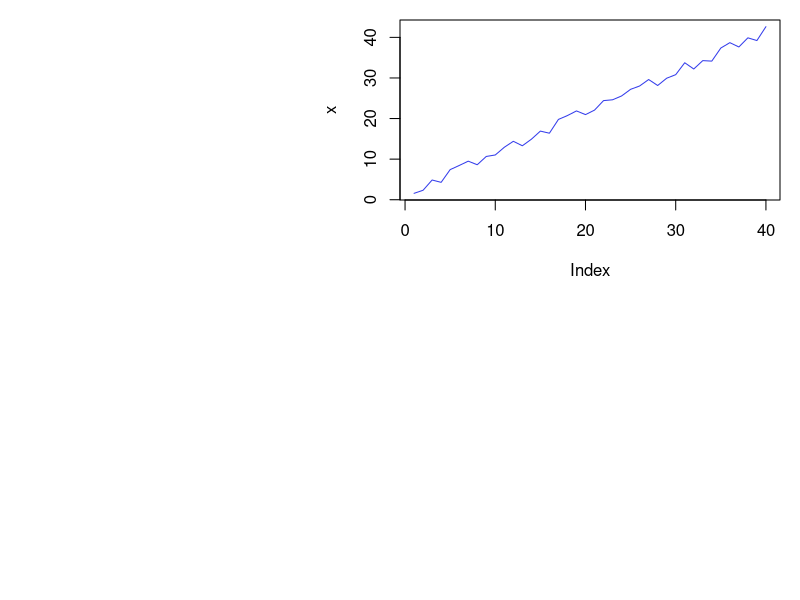
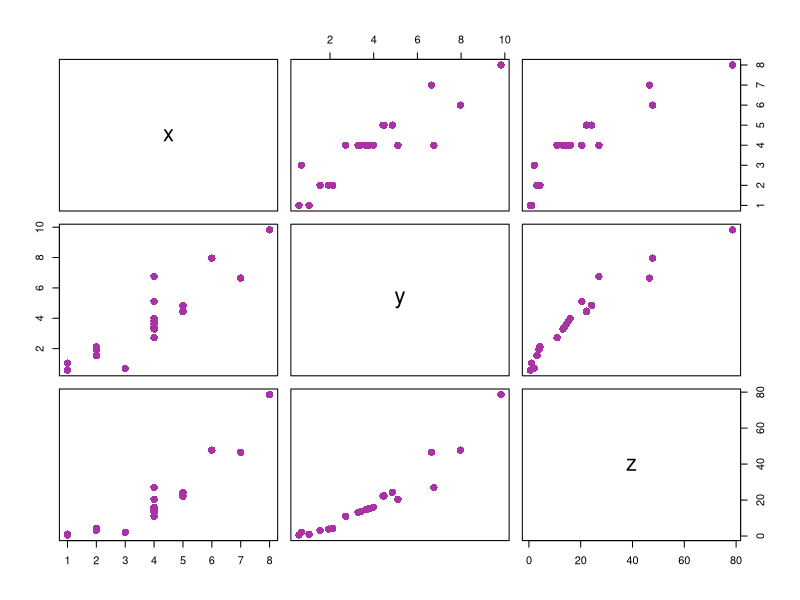

The R source for these figures, in order: (Note: this script raises an error after producing the figures.)

# S3 Class ##############################

# To create an object of this class we will create a list that will contain all class members. Then this
# list is passed to the class() method as an argument.
a <- list(name="Adam", Roll_no=15)
# Defining a class "Student"
class(a) <- "Student"
# Creation of object
a

# The generic functions are a good example of polymorphism. 
# To understand the concept of generic functions consider 
#the print() function. The print() function is a collection 
# of various print functions that are created for different
# data types and data structures in the R Programming 
# Language. It calls the appropriate function depending upon 
# the type of object passed as an argument

# Seeing different types of print function
methods(print)

# Now lets create generic function of our own
a = list(name="Adam", Roll_no=15)
class(a) = "Student"
print(a)
# Now lets print all our members in spacified format
print.Student <- function(obj){
  cat("name: ", obj$name, "\n")
  cat("Roll No: ", obj$Roll_no, "\n")
}
print(a)

# To view the S3 attributes
attributes(a)

# Add attributes
attr(a, "age") <- c(18)
attributes(a)


# Inheritance in S3 class
# Inheritance allows one class to derive the features and functionalities 
# of another class. The feature facilitates code resuability

# student function with argument
student <- function(n, r){
  value <- list(name=n, Roll_no=r)
  attr(value, "class") <- "student"
  value
}
print.student <- function(obj){
  cat("Name: ", obj$name, "\n")
  cat("Roll ", obj$Roll_no)
}
# inheritance is done while creating another class by doing class(obj) <- c(child, parent)
s <- list(name="Kesha", Roll_no=21, country="Bangladesh")
class(s) <- c("Student", "student")
s
# The following class overwrites the method for class student
print.student <- function(obj){
  cat(obj$name, "is from", obj$country, "\n")
}
s


# S4 class #####################
# S4 class has a predefined definition.
# this function contain auxiliary functions for defining methods and generics
# syntax: setClass("myClass", slots=list(name="character", Roll_no="numeric"))
# The new() function is used to create object of S4 class

setClass("Student", slots=list(name="character", Roll_no="numeric"))
a <- new("Student", name="Adam", Roll_no=20)
a

# Create S4 objects from generator function
# setClass() returns a generator function which helps in creating objects and it acts as a constructor
stud <- setClass("Student", slots=list(name="character", Roll_no="numeric"))
stud
stud(name="Adam", Roll_no=15)

# Inheritance in S4 class
# Define S4 class
setClass("student", 
         slots=list(name="character",
                    age="numeric", rno="numeric")
         )
# Define a function to display object details
setMethod("show", "student",
          function(obj){
            cat(obj@name, "\n")
            cat(obj@age, "\n")
            cat(obj@rno, "\n")
          })
# Inherit from student
setClass("InternationalStudent",
         slots=list(country="character"),
         contains="student")
# Rest of the attribute will inherited from student
s <- new("InternationalStudent", name="Adam",
         age=22, rno=15, country="Bangladesh")
show(s)


# Reference class ###################
# Reference class is an improvement over s4 class
library(methods)
# setRefClass returns a generator
movies <- setRefClass("movies", fields=list(
  name = "character", leadActor="character", rating="numeric"
))
movieList <- movies(name="Iron Man", leadActor="Robert downey Jr", rating = 7)
movieList


# Add method to our class
library(methods)
movies <- setRefClass("movies", fields=list(name="character", leadActor="character", 
                                            rating="numeric"), methods=list(
                                              increment_rating = function(){
                                                rating <<- rating + 1
                                              },
                                              decrement_rating = function(){
                                                rating <<- rating - 1
                                              }
                                            ))
movieList <- movies(name="Iron Man",
                    leadActor="Robert downey Jr", rating=7)
movieList$rating
movieList$increment_rating()
movieList$rating



# R objects ###################
# in R programming language there are 5 basic types of language

# 1: vectors
x <- c(1, 2, 3, 4, 5)
y <- c("a", "b", "c") 
z <- 5
print(class(x))
print(class(y))
print(class(z))

# 2: Lists
# List can contain heterogeneous data types such as vectors or another lists
ls <- list(c(1, 2, 3, 4), list("a", "b", "c"))
print(ls)
print(class(ls))

# 3: matrices
# 4: factors
# 5: Arrays
# 6: Data frames


# Encapsulation in R programming #############################################
# OOP has the following features:
    # Class
    # Object
    # Abstraction
    # Encapsulation
    # Polymorphism
    # Inheritnce

# While working with classes and dealing with sensitive data, implementing global variable to all the 
# variables used within the program code is not a good choice because then the chance of getting data
# tempered will increase. For this purpose OOP has the concept of Encapsulation. Encapsulation ensures
# the outside view of the object is clearly separated from the inside view of the object by hiding the
# implementation of operation and state from the interface which is available to all other objects

l <- list(name="GeeksForGeeks", state="Up", sector=136)
class(l) <- "info"
l

s <- list(country="Bangladesh", state="Sylhet", street_no.=110)
class(s) <- "address"
s



# Polymorphism ##################################
# R language is evolving and it implements parametric polymorphism, which means that methods in R refer
# to functions, not class.
plot
help("UseMethod")
methods(plot)
# X window system graphics
x11(width=15, height=13)
# The runif() function generates random deviates of the uniform distribution
x <- 3*runif(40) + (1:40)
par(mar=c(20, 20, 1, 1))
plot(x, type='l', col='#343deb')
z <- locator(1)

# Input is data frame
X11(width = 6, height = 6)
set.seed(280870)
x <- c(4, 3, 1, 2, 2, 4, 6, 4, 5, 5, 
       4, 4, 5, 4, 4, 8, 4, 1, 2, 7)
y <- x * rnorm(20, 1, 0.3)
z <- x * y
# Taking a data frame
df <- data.frame(x, y, z)
par(mar = c(0.1, 0.1, 0.1, 0.1))
# Using plot()
plot(df, col = '#a832a6', pch = 16, cex = 1.5)
z <- locator(1)

colors <- c("violet", "indigo", "blue", "green",
            "yellow", "orange", "red")
summary(colors)

state.region
# Provides summarised results under each region
summary(state.region) 
# As maxsum is given as 3, totally we should have 3 regions
# But here we have 4 regions and hence highest count region,
# next highest count region is displayed and the other 
# regions are clubbed under Other
summary(state.region, maxsum = 3)

# Creating generic method
display <- function(obj){
  UseMethod("print")
}
print.bank <- function(obj){
  cat("Name is ", obj$name, "\n")
  cat(obj$account_no, " is the Acc no of the holder", "\n")
  cat(obj$saving, " is the amount of saving in the account \n")
  cat(obj$withdrawn, " is the withdrawn amount\n")
}
x <- list(name="hasan", account_no=1234, saving=1500, withdraw=267)
class(x) <- "bank"
display <- function(obj){
  UseMethod("print")
}
display(x)




# Inheritance ###########################################
# Inheritance is one of the concept in OOP by which new classes can be derived from existing or base
# classes helping in re-usability of code.

# Inheritance in S3 class
student <- function(n, a, r){
  value <- list(name=n, age=a, rno=r)
  attr(value, "class") <- student
  value
}
print.student <- function(obj){
  cat(obj$name, "\n")
  cat(obj$age, "\n")
  cat(obj$rno, "\n")
}
s <- list(name="Kalam", age=21, rno=4, country="Bangladesh")
class(s) <- c("InternationalStudent", "student")
cat("The method print.student() is inherited:\n")
print(s)

# overwriting the print method
print.InternationalStudent <- function(obj){
  cat(obj$name, "is from", obj$country, "\n")
}
print(s)

#check inheritance
inherits(s, "student")


# Inheritance in S4 class
setClass("student", slots=list(
  name="character", age="numeric", rno="numeric"
))
setMethod("show", "student",
          function(obj){
            cat(obj@name, "\n")
            cat(obj@age, "\n")
            cat(obj@rno, "\n")
          })
#inherit from student
setClass("InternationalStudent", slots=list(country="character"), contains="student")

s <- new("InternationalStudent", name="Kalam", age=21, rno=96, country="Bangladesh")
show(s)


# Inheritance in Reference class
# Define class 
student <- setRefClass("student",        
                       fields = list(name = "character", 
                                     age = "numeric", rno = "numeric"), 
                       methods = list( 
                         inc_age <- function(x) { 
                           age <<- age + x 
                         }, 
                         dec_age <- function(x) { 
                           age <<- age - x 
                         } 
                       ) 
) 
# Inheriting from Reference class 
InternStudent <- setRefClass("InternStudent",  
                             fields = list(country = "character"),  
                             contains = "student", 
                             methods = list( 
                               dec_age <- function(x) { 
                                 if((age - x) < 0)  stop("Age cannot be negative") 
                                 age <<- age - x 
                               } 
                             )  
) 
# Create object 
s <- InternStudent(name = "Utkarsh", 
                   age = 21, rno = 96, country = "India") 
s$dec_age(5) 
s$age 

s$dec_age(20)  
s$age 




# Abstraction #############################
add_2 <- function(y){2+y}
add_2(1:10)

add_x <- function(x){
  function(y){ x+y }
}
add_2 <- add_x(2)
add_7 <- add_x(7)

for (i in 1:nboot){
  bootmeans[i] <- mean(sample(data, length(data), replace=TRUE))
}

make_container <- function(n){
  x <- numeric(n)
  i <- 1
  function(value=NULL){
    if(is.null(value)){
      return(x)
    }
    else{
      x[i] <<- value
      i <<- i+1
    }
  }
}
bootmeans <- make_container(nboot)
for(i in 1:nboot){
  bootmeans(mean(sample(data, length(data), replace=TRUE)))
}



# Looping over objects #################################
# One of the biggest issues with the "for" loop is its memeory consumption and its slowness in executing
# repetative task. And when its come to dealing with large data set and iterative over it, for loop 
# is not advised. R provides many alternatives to be applied to vectors for lopping operation that are
# pretty useful when working interactively on a command line. In this article we deal with apply()
# function and its vatiation: apply(), lapply(), sapply(), tapply(), mapply()

# apply():   Applies a function over the margins of an array or matrix
# lapply():  Apply a function over a list or vector 
# sapply():  Same as lapply() but with spacified result
# tapply():  Apply a function over a ragged array
# mapply():  Multivariate version of lapply()

# apply()
A = matrix(1:9, 3, 3)
print(A)
# Applying apply() over a row of matrix. Here margin 1 is for row
r = apply(A, 1, sum)
print(r)
# Applying apply() over a column of matrix. Here 2 is for column
c = apply(A, 2, sum)
print(c)

# lapply():
  # This function is used to apply a function over a list. It always return a list of the same length as
  # the input list
A = matrix(1:9, 3, 3)
B = matrix(10:18, 3, 3)
myList = list(A, B)
determinant = lapply(myList, det)
print(determinant)

# sapply()
# sapply(): This function is used to simplify the result of lapply(), if possible. Unlike lapply(), 
# the result is not always a list. The output varies in the following ways:-
  # If output is a list containing elements having length 1, then a vector is returned.
  # If output is a list where all the elements are vectors of same length(>1), then a matrix is returned.
  # If output contains elements which cannot be simplified or elements of different types, a list 
  # is returned.
A = list(a=1:5, b=6:10)
means = sapply(A, mean)
print(means)

# tapply():
  # This function is used to apply a function over a subset of vectors given by a combination of factors.
Id = c(1, 1, 1, 1, 2, 2, 2, 3, 3)
val = c(1, 2, 3, 4, 5, 6, 7, 8, 9)
result = tapply(val, Id, sum)
print(result)

# mapply():
  # It's a multivariate version of lapply(). This function can be used over several list simultaneously.
A = list(c(1, 2, 3, 4))
B = list(c(2, 5, 1, 6))
result = mapply(sum, A, B)
print(result)





# Creating
